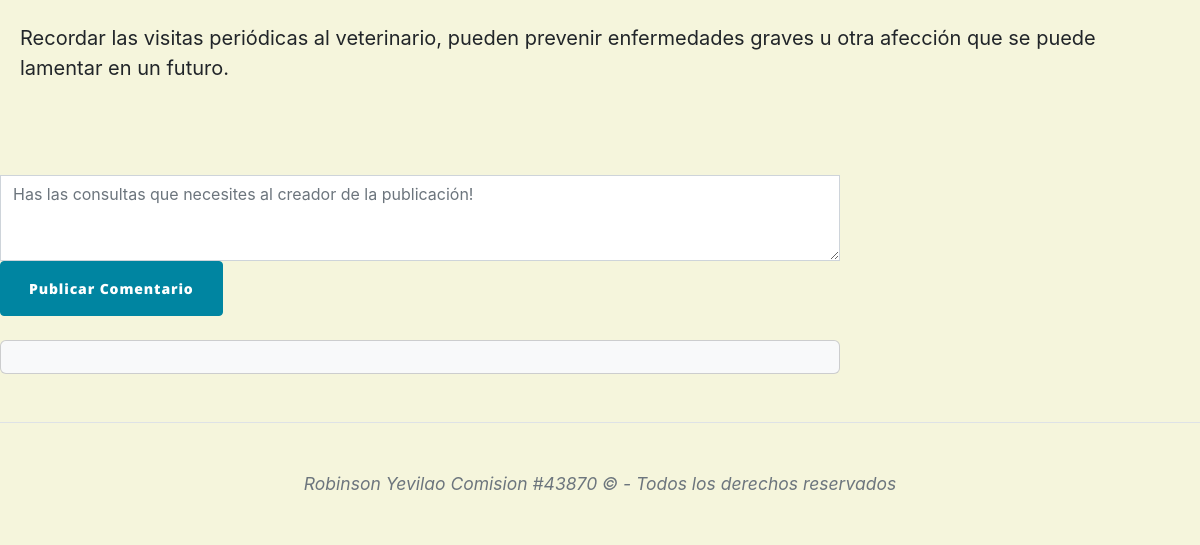
Before: /AppComunidad/foro/21/ (signed in, lower part) with the older database file.
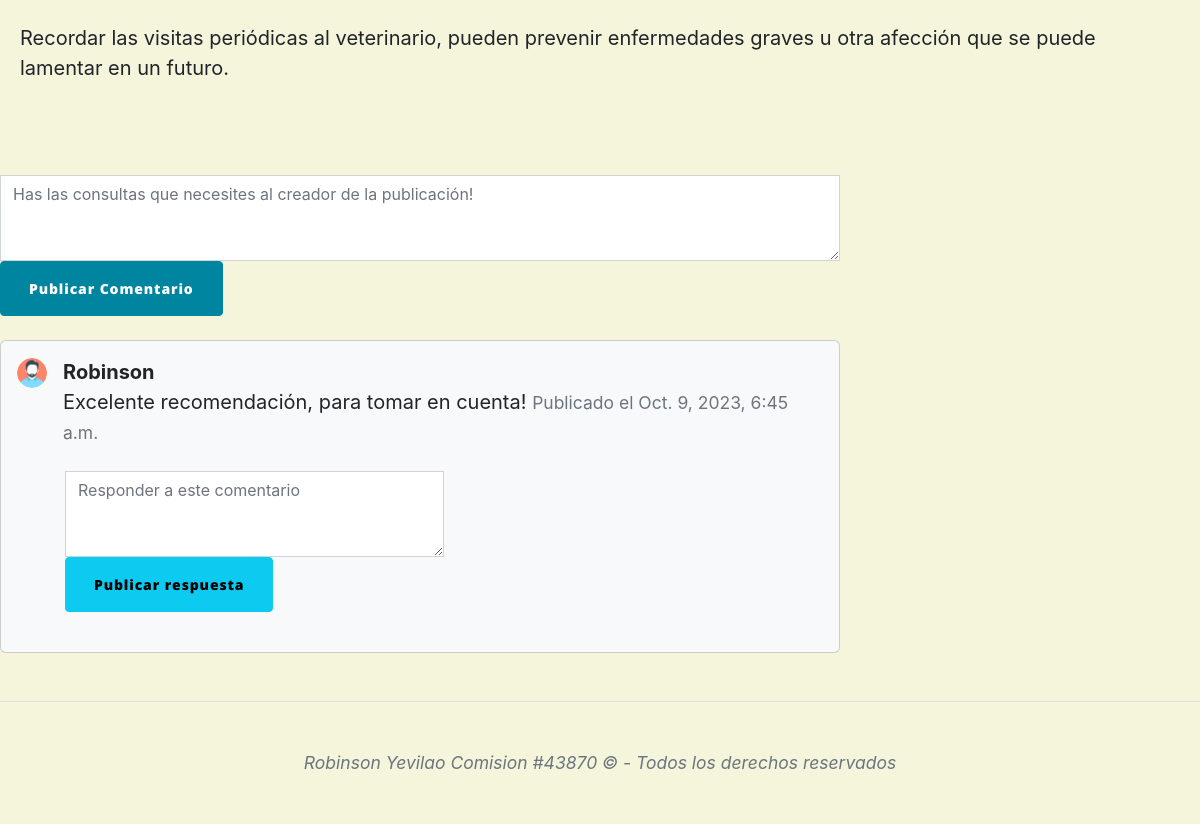
After: the same page with the newer database file.
### AppComunidad/models.py (models this page shows, shortened)
class ComentarioPregunta(models.Model):
    autor = models.ForeignKey(User, on_delete=models.CASCADE)
    publicacion = models.ForeignKey(PreguntasCom, on_delete=models.CASCADE)
    contenidop = models.TextField(blank=True)
    fecha = models.DateTimeField(auto_now_add=True)
    avatar = models.ImageField(upload_to='media/avatars/', blank=True, null=True)
    respuesta_b = models.ForeignKey('self', null=True, blank=True, on_delete=models.CASCADE)

### AppComunidad/views.py (the view)
# urls.py: path('foro/<int:preguntas_id>/', foro, name="foro"),
@login_required
def foro(request, preguntas_id):
    avatar = obtenerAvatar(request)
    pregunta = get_object_or_404(PreguntasCom, id=preguntas_id)
    comentariosp = ComentarioPregunta.objects.filter(publicacion=pregunta, respuesta_b=None)
    es_autor = pregunta.autor == request.user
    if request.method == 'POST':
        formulario = comentarioPregunta(request.POST)
        if formulario.is_valid():
            comentariop = formulario.save(commit=False)
            comentariop.autor = request.user
            comentariop.publicacion = pregunta
            try:
                avatar_usuario = Avatar.objects.get(user=request.user)
                comentariop.avatar = avatar_usuario.imagen
            except Avatar.DoesNotExist:
                comentariop.avatar = None
            respuesta_b_id = request.POST.get('respuesta_b')
            if respuesta_b_id:
                comentariop.respuesta_b = ComentarioPregunta.objects.get(id=respuesta_b_id)
            comentariop.save()
            return redirect('foro', preguntas_id=preguntas_id)
    else:
        formulario = comentarioPregunta()
    return render(request, "AppComunidad/foro.html", {'pregunta': pregunta, 'comentariosp': comentariosp, 'formulario': formulario, 'es_autor': es_autor, 'avatar': avatar})

### AppComunidad/forms.py
class comentarioPregunta(forms.ModelForm):
    respuesta_b = forms.IntegerField(widget=forms.HiddenInput, required=False)
    class Meta:
        model = ComentarioPregunta
        fields = ['contenidop']

### AppLogin/views.py (called while the page is built)
def obtenerAvatar(request):
    avatares = Avatar.objects.filter(user=request.user.id)
    if len(avatares) != 0:
        return avatares[0].imagen.url
    else:
        return f"{settings.MEDIA_URL}avatars/avatarpordefecto.png"

### AppComunidad/Templates/AppComunidad/foro.html (shortened to what this page needs)
{% extends "AppComunidad/padrecomunidad.html" %} {% load static %} {% block titulo %} Foro Publicado {% endblock %} {% block contenido_comunidad %}
<article class="mb-4" style="margin: 20px">
    <section class="mb-5">{{ pregunta.contenido | safe }}</section>
</article>
<form class="mb-4 comentario-form" style="width: 70%" method="POST">
    <textarea class="form-control" name="contenidop" rows="3" placeholder="Has las consultas que necesites al creador de la publicación!"></textarea>
    <button type="submit" class="btn btn-primary">Publicar Comentario</button>
</form>
<section class="mb-5" style="width: 70%">
    <div class="card bg-light">
        <div class="card-body">
            {% for comentario_principal in comentariosp %}
            <div class="d-flex mb-4">
                <div class="flex-shrink-0">
                    {% if comentario_principal.avatar %}
                    <img class="rounded-circle" src="{{ comentario_principal.avatar.url }}" alt="Avatar de usuario" style="width: 30px" />
                    {% else %}
                    <img class="rounded-circle" src="{% static 'avatars/avatar-predeterminado.png' %}" alt="Avatar de usuario predeterminado" />
                    {% endif %}
                </div>
                <div class="ms-3">
                    <div class="fw-bold">{{ comentario_principal.autor.username }}</div>
                    {{ comentario_principal.contenidop }}
                    <small class="text-muted">Publicado el {{ comentario_principal.fecha }}</small>
                </div>
            </div>
            <form class="mb-4 ms-5 mt-4 text-md" method="POST">
                <textarea class="form-control text-md" style="width: 50%" name="contenidop" rows="3" placeholder="Responder a este comentario"></textarea>
                <button type="submit" class="btn btn-info text-md">Publicar respuesta</button>
            </form>
            {% endfor %}
        </div>
    </div>
</section>
{% endblock %}

Changed rows visible on the page:
added ComentarioPregunta: avatar (picture), autor.username "Robinson", contenidop "Excelente recomendación, para tomar en cuenta!", fecha "Oct. 9, 2023, 6:45 a.m."
